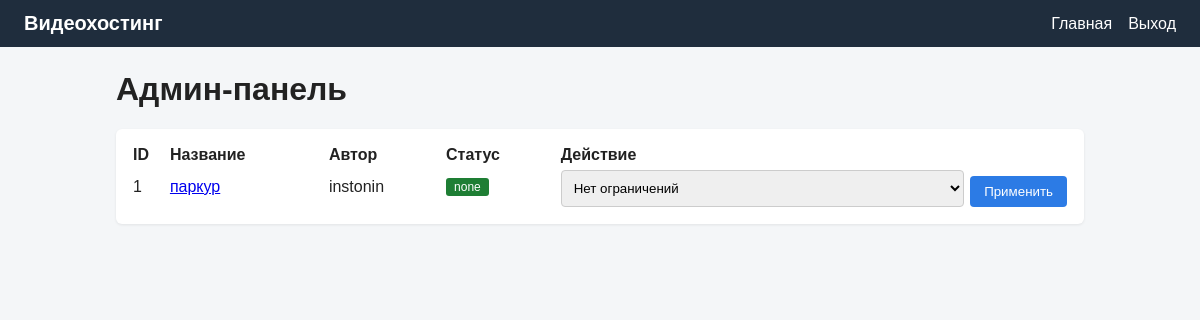
/admin.php (signed in), run on the app's committed database.
### tables this page shows
CREATE TABLE videos (
    id INTEGER PRIMARY KEY AUTOINCREMENT,
    user_id INTEGER NOT NULL,
    category_id INTEGER,
    title TEXT NOT NULL,
    description TEXT,
    file_path TEXT NOT NULL,
    restriction TEXT NOT NULL DEFAULT 'none',
    created_at TEXT DEFAULT CURRENT_TIMESTAMP,
    FOREIGN KEY(user_id) REFERENCES users(id),
    FOREIGN KEY(category_id) REFERENCES categories(id)
);

CREATE TABLE users (
    id INTEGER PRIMARY KEY AUTOINCREMENT,
    username TEXT UNIQUE NOT NULL,
    email TEXT UNIQUE NOT NULL,
    password TEXT NOT NULL,
    role TEXT NOT NULL DEFAULT 'user',
    created_at TEXT DEFAULT CURRENT_TIMESTAMP
);

### db.php (called while the page is built, shortened)
<?php
function e($s) {
    return htmlspecialchars($s ?? '', ENT_QUOTES, 'UTF-8');
}

### admin.php (the view, shortened to what this page needs)
<?php require 'db.php';
$videos = $db->query("
    SELECT v.*, u.username FROM videos v JOIN users u ON u.id = v.user_id
    ORDER BY v.created_at DESC
")->fetchAll();
?>
<!DOCTYPE html>
<html lang="ru">
<head><meta charset="utf-8"><title>Админ-панель</title><link rel="stylesheet" href="style.css"></head>
<body>
<header><div class="logo">Видеохостинг</div><nav><a href="index.php">Главная</a><a href="logout.php">Выход</a></nav></header>
<div class="container">
    <h1>Админ-панель</h1>
    <div class="card">
        <table style="width:100%;border-collapse:collapse;">
            <tr><th align="left">ID</th><th align="left">Название</th><th align="left">Автор</th><th align="left">Статус</th><th align="left">Действие</th></tr>
            <?php foreach ($videos as $v): ?>
            <tr>
                <td><?= $v['id'] ?></td>
                <td><a href="video.php?id=<?= $v['id'] ?>"><?= e($v['title']) ?></a></td>
                <td><?= e($v['username']) ?></td>
                <td><span class="status status-<?= e($v['restriction']) ?>"><?= e($v['restriction']) ?></span></td>
                <td>
                    <form method="post" style="display:flex;gap:6px;">
                        <select name="restriction">
                            <option value="none" <?= $v['restriction']=='none'?'selected':'' ?>>Нет ограничений</option>
                        </select>
                        <button type="submit">Применить</button>
                    </form>
                </td>
            </tr>
            <?php endforeach; ?>
        </table>
    </div>
</div>
</body>
</html>

### style.css (style rules this page uses)
* { box-sizing: border-box; }
body { margin: 0; font-family: Arial, Helvetica, sans-serif; background: #f4f6f8; color: #222; }
header { background: #1f2d3d; color: #fff; padding: 12px 24px; display: flex; align-items: center; justify-content: space-between; flex-wrap: wrap; }
header a { color: #fff; text-decoration: none; margin-left: 16px; }
.logo { font-weight: bold; font-size: 20px; }
.container { max-width: 1000px; margin: 24px auto; padding: 0 16px; }
.card { background: #fff; border-radius: 6px; padding: 16px; margin-bottom: 16px; box-shadow: 0 1px 3px rgba(0,0,0,0.08); }
h1, h2 { margin-top: 0; }
form input[type=text], form input[type=email], form input[type=password], form textarea, form select, form input[type=file] { width: 100%; padding: 8px; margin-top: 4px; border: 1px solid #ccc; border-radius: 4px; }
button, .btn { display: inline-block; background: #2c7be5; color: #fff; border: 0; padding: 8px 14px; border-radius: 4px; cursor: pointer; text-decoration: none; margin-top: 10px; }
.status { display: inline-block; padding: 2px 8px; border-radius: 3px; font-size: 12px; color: #fff; }
.status-none { background: #1e7e34; }

### data on the page
videos: id "1", title "паркур", user.username "instonin", restriction "none", restriction "Нет ограничений"
